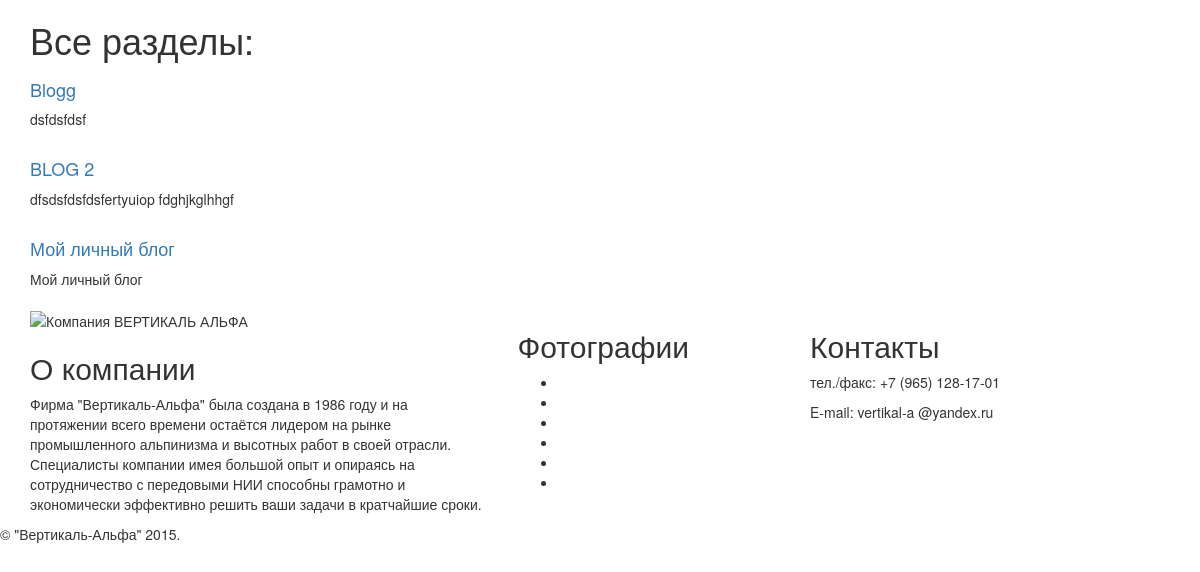
/, run on an earlier commit of the app's database.
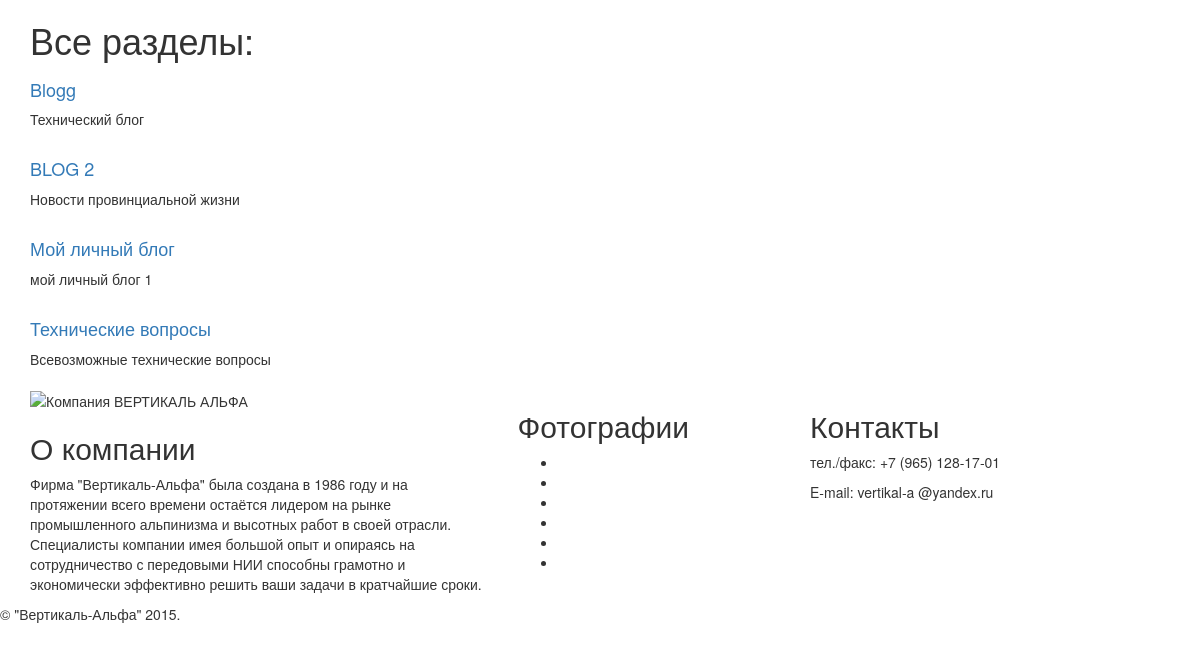
And on a later commit of the database.
### tables this page shows
CREATE TABLE `sd_category` (
  `id` int(11) unsigned NOT NULL AUTO_INCREMENT,
  `category_name` varchar(255) NOT NULL DEFAULT '',
  `category_descript` varchar(255) NOT NULL DEFAULT '',
  `category_url` varchar(255) NOT NULL DEFAULT '',
  `owner` varchar(255) NOT NULL DEFAULT '',
  PRIMARY KEY (`id`)
);

### www/codein/application/controllers/general.php (called while the page is built, shortened)
<?php if ( ! defined('BASEPATH')) exit('No direct script access allowed');
class General extends CI_Controller {
public function __construct()
	{
	$this->load->database();
	}
	public function index()
	{
$data['page_title'] = "Все разделы";
$data['list_category']  = $this->db->query("SELECT * FROM sd_category");
		$this->load->view('template/header_view',$data);
		$this->load->view('template/list_category_view',$data);
		$this->load->view('template/footer_view',$data);
	}
}
?>

### www/index.php (called while the page is built, shortened)
<?php
require_once BASEPATH.'core/CodeIgniter.php';

### www/codein/application/views/template/list_category_view.php (the view, shortened to what this page needs)
<div class="container theme-showcase">
	<h1>Все разделы:</h1>
	<div id="body">
<?php foreach ($list_category->result()  as $item):?>
<div class="row">
<div class="col-sm-5">
<h4><a href="<?php echo base_url();?>category/<?php echo $item->category_url;?>"><?php echo $item->category_name;?></a></h4>
<p class="descript"><?php echo $item->category_descript;?></p>
</div>
</div>
<?php endforeach;?>
</div>
</div>

What changed in the data, as far as the page shows it:
changed sd_category "Blogg": category_descript "dsfdsfdsf" → "Технический блог"
changed sd_category "BLOG 2": category_descript "dfsdsfdsfdsfertyuiop fdghjkglhhgf" → "Новости провинциальной жизни"
changed sd_category "Мой личный блог": category_descript "Мой личный блог" → "мой личный блог 1"
added sd_category: category_name "Технические вопросы", category_descript "Всевозможные технические вопросы"
